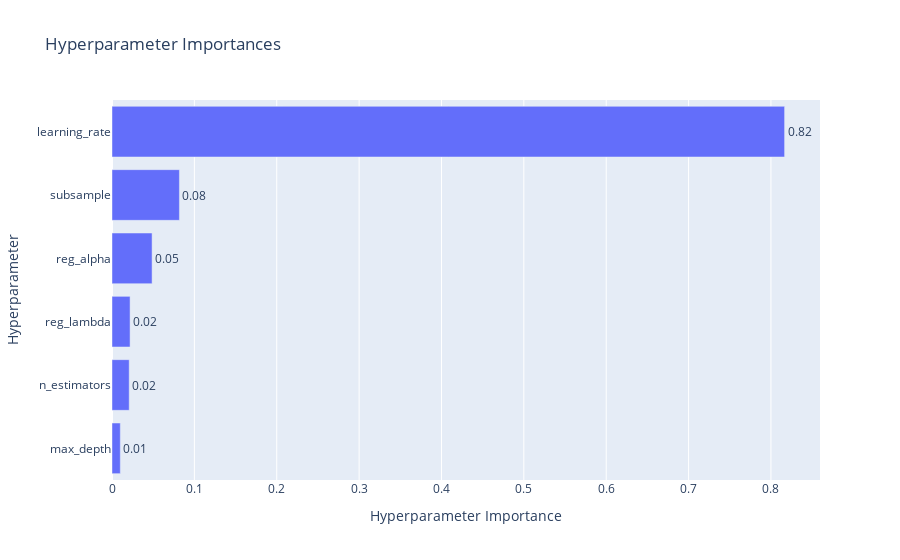

The notebook cell this image was saved under:
### Code cell
# Plot parameter importances
plot_param_importances(study)

### Figure 1 — Plotly figure (JSON) as saved in the notebook; plotly's stock layout.template omitted (floating-point values rounded to 4 significant figures)
{"data": [{"cliponaxis": false, "hovertemplate": ["max_depth (IntDistribution): 0.010083930541657972<extra></extra>", "n_estimators (IntDistribution): 0.020870935439028102<extra></extra>", "reg_lambda (FloatDistribution): 0.021946287329153602<extra></extra>", "reg_alpha (FloatDistribution): 0.04867088888574684<extra></extra>", "subsample (FloatDistribution): 0.08185689650704554<extra></extra>", "learning_rate (FloatDistribution): 0.816571061297368<extra></extra>"], "name": "Objective Value", "orientation": "h", "text": ["0.01", "0.02", "0.02", "0.05", "0.08", "0.82"], "textposition": "outside", "type": "bar", "x": [0.01008, 0.02087, 0.02195, 0.04867, 0.08186, 0.8166], "y": ["max_depth", "n_estimators", "reg_lambda", "reg_alpha", "subsample", "learning_rate"]}], "layout": {"title": {"text": "Hyperparameter Importances"}, "xaxis": {"title": {"text": "Hyperparameter Importance"}}, "yaxis": {"title": {"text": "Hyperparameter"}}}}
